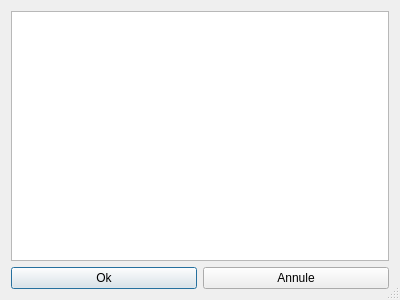
<?xml version="1.0" encoding="UTF-8"?>
<ui version="4.0">
 <class>Dialog</class>
 <widget class="QDialog" name="Dialog">
  <property name="geometry">
   <rect>
    <x>0</x>
    <y>0</y>
    <width>400</width>
    <height>300</height>
   </rect>
  </property>
  <property name="windowTitle">
   <string>Gestion des centrales</string>
  </property>
  <property name="sizeGripEnabled">
   <bool>true</bool>
  </property>
  <layout class="QGridLayout" name="gridLayout">
   <item row="0" column="0">
    <widget class="QTableWidget" name="tableWidget_instrument"/>
   </item>
   <item row="1" column="0">
    <layout class="QHBoxLayout" name="horizontalLayout">
     <item>
      <widget class="QPushButton" name="pushButton_ok">
       <property name="text">
        <string>Ok</string>
       </property>
      </widget>
     </item>
     <item>
      <widget class="QPushButton" name="pushButton__annule">
       <property name="text">
        <string>Annule</string>
       </property>
      </widget>
     </item>
    </layout>
   </item>
  </layout>
 </widget>
 <resources/>
 <connections/>
</ui>
